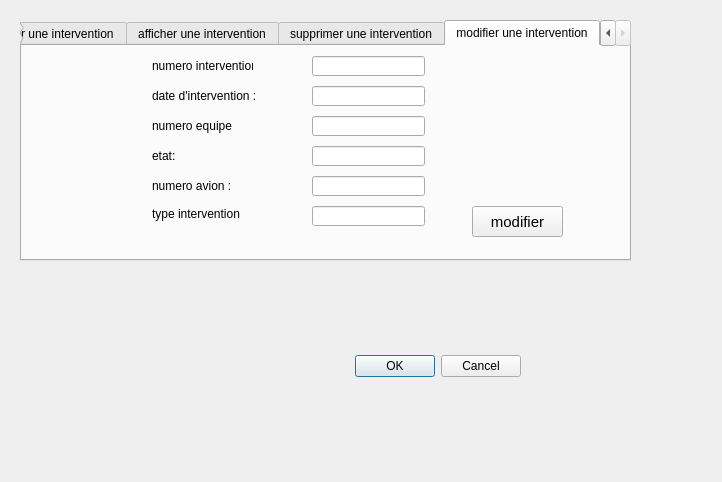
<?xml version="1.0" encoding="UTF-8"?>
<ui version="4.0">
 <class>gestion_des_interventions</class>
 <widget class="QDialog" name="gestion_des_interventions">
  <property name="geometry">
   <rect>
    <x>0</x>
    <y>0</y>
    <width>722</width>
    <height>482</height>
   </rect>
  </property>
  <property name="windowTitle">
   <string>Dialog</string>
  </property>
  <widget class="QDialogButtonBox" name="buttonBox">
   <property name="geometry">
    <rect>
     <x>180</x>
     <y>350</y>
     <width>341</width>
     <height>32</height>
    </rect>
   </property>
   <property name="orientation">
    <enum>Qt::Horizontal</enum>
   </property>
   <property name="standardButtons">
    <set>QDialogButtonBox::Cancel|QDialogButtonBox::Ok</set>
   </property>
  </widget>
  <widget class="QLabel" name="label">
   <property name="geometry">
    <rect>
     <x>10</x>
     <y>-40</y>
     <width>741</width>
     <height>531</height>
    </rect>
   </property>
   <property name="text">
    <string/>
   </property>
   <property name="pixmap">
    <pixmap>../wael/mg_8912.jpg</pixmap>
   </property>
  </widget>
  <widget class="QTabWidget" name="tabWidget">
   <property name="geometry">
    <rect>
     <x>20</x>
     <y>20</y>
     <width>611</width>
     <height>241</height>
    </rect>
   </property>
   <property name="currentIndex">
    <number>3</number>
   </property>
   <widget class="QWidget" name="tab">
    <attribute name="title">
     <string>ajouter une intervention</string>
    </attribute>
    <widget class="QLabel" name="label_5">
     <property name="geometry">
      <rect>
       <x>50</x>
       <y>100</y>
       <width>81</width>
       <height>20</height>
      </rect>
     </property>
     <property name="text">
      <string>etat :</string>
     </property>
    </widget>
    <widget class="QLineEdit" name="lineEdit_6">
     <property name="geometry">
      <rect>
       <x>200</x>
       <y>160</y>
       <width>113</width>
       <height>20</height>
      </rect>
     </property>
    </widget>
    <widget class="QLabel" name="label_2">
     <property name="geometry">
      <rect>
       <x>50</x>
       <y>10</y>
       <width>111</width>
       <height>20</height>
      </rect>
     </property>
     <property name="text">
      <string>numero intervention</string>
     </property>
    </widget>
    <widget class="QLineEdit" name="lineEdit_5">
     <property name="geometry">
      <rect>
       <x>200</x>
       <y>10</y>
       <width>113</width>
       <height>20</height>
      </rect>
     </property>
    </widget>
    <widget class="QLabel" name="label_3">
     <property name="geometry">
      <rect>
       <x>50</x>
       <y>160</y>
       <width>111</width>
       <height>20</height>
      </rect>
     </property>
     <property name="text">
      <string>date d'intervention :</string>
     </property>
    </widget>
    <widget class="QPushButton" name="pushButton_8">
     <property name="geometry">
      <rect>
       <x>460</x>
       <y>160</y>
       <width>91</width>
       <height>31</height>
      </rect>
     </property>
     <property name="font">
      <font>
       <pointsize>11</pointsize>
      </font>
     </property>
     <property name="text">
      <string>ajouter</string>
     </property>
    </widget>
    <widget class="QLabel" name="label_4">
     <property name="geometry">
      <rect>
       <x>50</x>
       <y>40</y>
       <width>111</width>
       <height>20</height>
      </rect>
     </property>
     <property name="text">
      <string>numero equipe :</string>
     </property>
    </widget>
    <widget class="QLineEdit" name="lineEdit_7">
     <property name="geometry">
      <rect>
       <x>200</x>
       <y>40</y>
       <width>113</width>
       <height>20</height>
      </rect>
     </property>
    </widget>
    <widget class="QLineEdit" name="lineEdit_8">
     <property name="geometry">
      <rect>
       <x>200</x>
       <y>100</y>
       <width>113</width>
       <height>20</height>
      </rect>
     </property>
    </widget>
    <widget class="QLabel" name="label_6">
     <property name="geometry">
      <rect>
       <x>50</x>
       <y>70</y>
       <width>81</width>
       <height>20</height>
      </rect>
     </property>
     <property name="text">
      <string>numero avion :</string>
     </property>
    </widget>
    <widget class="QLineEdit" name="lineEdit_11">
     <property name="geometry">
      <rect>
       <x>200</x>
       <y>70</y>
       <width>113</width>
       <height>20</height>
      </rect>
     </property>
    </widget>
    <widget class="QLabel" name="label_8">
     <property name="geometry">
      <rect>
       <x>50</x>
       <y>130</y>
       <width>101</width>
       <height>16</height>
      </rect>
     </property>
     <property name="text">
      <string>type intervention</string>
     </property>
    </widget>
    <widget class="QLineEdit" name="lineEdit">
     <property name="geometry">
      <rect>
       <x>200</x>
       <y>130</y>
       <width>113</width>
       <height>20</height>
      </rect>
     </property>
    </widget>
    <zorder>label_2</zorder>
    <zorder>label_5</zorder>
    <zorder>lineEdit_6</zorder>
    <zorder>pushButton_8</zorder>
    <zorder>lineEdit_5</zorder>
    <zorder>label_4</zorder>
    <zorder>lineEdit_7</zorder>
    <zorder>label_3</zorder>
    <zorder>lineEdit_8</zorder>
    <zorder>label_6</zorder>
    <zorder>lineEdit_11</zorder>
    <zorder>label_8</zorder>
    <zorder>lineEdit</zorder>
   </widget>
   <widget class="QWidget" name="tab_2">
    <attribute name="title">
     <string>afficher une intervention</string>
    </attribute>
    <widget class="QTableView" name="tabintervention">
     <property name="geometry">
      <rect>
       <x>10</x>
       <y>10</y>
       <width>581</width>
       <height>171</height>
      </rect>
     </property>
    </widget>
    <widget class="QLineEdit" name="lineEdit_3">
     <property name="geometry">
      <rect>
       <x>300</x>
       <y>190</y>
       <width>113</width>
       <height>20</height>
      </rect>
     </property>
    </widget>
    <widget class="QPushButton" name="pushButton">
     <property name="geometry">
      <rect>
       <x>440</x>
       <y>190</y>
       <width>75</width>
       <height>23</height>
      </rect>
     </property>
     <property name="text">
      <string>chercher</string>
     </property>
    </widget>
    <widget class="QLabel" name="label_15">
     <property name="geometry">
      <rect>
       <x>150</x>
       <y>190</y>
       <width>141</width>
       <height>20</height>
      </rect>
     </property>
     <property name="text">
      <string>type intervention :</string>
     </property>
    </widget>
    <widget class="QPushButton" name="pushButton_2">
     <property name="geometry">
      <rect>
       <x>50</x>
       <y>190</y>
       <width>75</width>
       <height>23</height>
      </rect>
     </property>
     <property name="text">
      <string>trier</string>
     </property>
    </widget>
   </widget>
   <widget class="QWidget" name="tab_3">
    <attribute name="title">
     <string>supprimer une intervention</string>
    </attribute>
    <widget class="QLabel" name="label_7">
     <property name="geometry">
      <rect>
       <x>80</x>
       <y>110</y>
       <width>121</width>
       <height>20</height>
      </rect>
     </property>
     <property name="text">
      <string>numero intervention</string>
     </property>
    </widget>
    <widget class="QLineEdit" name="lineEdit_9">
     <property name="geometry">
      <rect>
       <x>220</x>
       <y>110</y>
       <width>113</width>
       <height>20</height>
      </rect>
     </property>
    </widget>
    <widget class="QPushButton" name="pushButton_10">
     <property name="geometry">
      <rect>
       <x>450</x>
       <y>150</y>
       <width>91</width>
       <height>31</height>
      </rect>
     </property>
     <property name="font">
      <font>
       <pointsize>11</pointsize>
      </font>
     </property>
     <property name="text">
      <string>supprimer</string>
     </property>
    </widget>
   </widget>
   <widget class="QWidget" name="tab_4">
    <attribute name="title">
     <string>modifier une intervention</string>
    </attribute>
    <widget class="QPushButton" name="pushButton_11">
     <property name="geometry">
      <rect>
       <x>450</x>
       <y>160</y>
       <width>91</width>
       <height>31</height>
      </rect>
     </property>
     <property name="font">
      <font>
       <pointsize>11</pointsize>
      </font>
     </property>
     <property name="text">
      <string>modifier</string>
     </property>
    </widget>
    <widget class="QLabel" name="label_9">
     <property name="geometry">
      <rect>
       <x>130</x>
       <y>10</y>
       <width>101</width>
       <height>20</height>
      </rect>
     </property>
     <property name="text">
      <string>numero intervention</string>
     </property>
    </widget>
    <widget class="QLineEdit" name="lineEdit_12">
     <property name="geometry">
      <rect>
       <x>290</x>
       <y>10</y>
       <width>113</width>
       <height>20</height>
      </rect>
     </property>
    </widget>
    <widget class="QLabel" name="label_10">
     <property name="geometry">
      <rect>
       <x>130</x>
       <y>40</y>
       <width>111</width>
       <height>20</height>
      </rect>
     </property>
     <property name="text">
      <string>date d'intervention :</string>
     </property>
    </widget>
    <widget class="QLineEdit" name="lineEdit_13">
     <property name="geometry">
      <rect>
       <x>290</x>
       <y>40</y>
       <width>113</width>
       <height>20</height>
      </rect>
     </property>
    </widget>
    <widget class="QLineEdit" name="lineEdit_14">
     <property name="geometry">
      <rect>
       <x>290</x>
       <y>70</y>
       <width>113</width>
       <height>20</height>
      </rect>
     </property>
    </widget>
    <widget class="QLabel" name="label_11">
     <property name="geometry">
      <rect>
       <x>130</x>
       <y>70</y>
       <width>81</width>
       <height>20</height>
      </rect>
     </property>
     <property name="text">
      <string>numero equipe:</string>
     </property>
    </widget>
    <widget class="QLineEdit" name="lineEdit_15">
     <property name="geometry">
      <rect>
       <x>290</x>
       <y>100</y>
       <width>113</width>
       <height>20</height>
      </rect>
     </property>
    </widget>
    <widget class="QLineEdit" name="lineEdit_16">
     <property name="geometry">
      <rect>
       <x>290</x>
       <y>130</y>
       <width>113</width>
       <height>20</height>
      </rect>
     </property>
    </widget>
    <widget class="QLabel" name="label_12">
     <property name="geometry">
      <rect>
       <x>130</x>
       <y>100</y>
       <width>111</width>
       <height>20</height>
      </rect>
     </property>
     <property name="text">
      <string>etat:</string>
     </property>
    </widget>
    <widget class="QLabel" name="label_13">
     <property name="geometry">
      <rect>
       <x>130</x>
       <y>130</y>
       <width>81</width>
       <height>20</height>
      </rect>
     </property>
     <property name="text">
      <string>numero avion :</string>
     </property>
    </widget>
    <widget class="QLabel" name="label_14">
     <property name="geometry">
      <rect>
       <x>130</x>
       <y>160</y>
       <width>101</width>
       <height>16</height>
      </rect>
     </property>
     <property name="text">
      <string>type intervention</string>
     </property>
    </widget>
    <widget class="QLineEdit" name="lineEdit_2">
     <property name="geometry">
      <rect>
       <x>290</x>
       <y>160</y>
       <width>113</width>
       <height>20</height>
      </rect>
     </property>
    </widget>
   </widget>
  </widget>
  <zorder>label</zorder>
  <zorder>buttonBox</zorder>
  <zorder>tabWidget</zorder>
 </widget>
 <resources/>
 <connections>
  <connection>
   <sender>buttonBox</sender>
   <signal>accepted()</signal>
   <receiver>gestion_des_interventions</receiver>
   <slot>accept()</slot>
   <hints>
    <hint type="sourcelabel">
     <x>248</x>
     <y>254</y>
    </hint>
    <hint type="destinationlabel">
     <x>157</x>
     <y>274</y>
    </hint>
   </hints>
  </connection>
  <connection>
   <sender>buttonBox</sender>
   <signal>rejected()</signal>
   <receiver>gestion_des_interventions</receiver>
   <slot>reject()</slot>
   <hints>
    <hint type="sourcelabel">
     <x>316</x>
     <y>260</y>
    </hint>
    <hint type="destinationlabel">
     <x>286</x>
     <y>274</y>
    </hint>
   </hints>
  </connection>
 </connections>
</ui>
